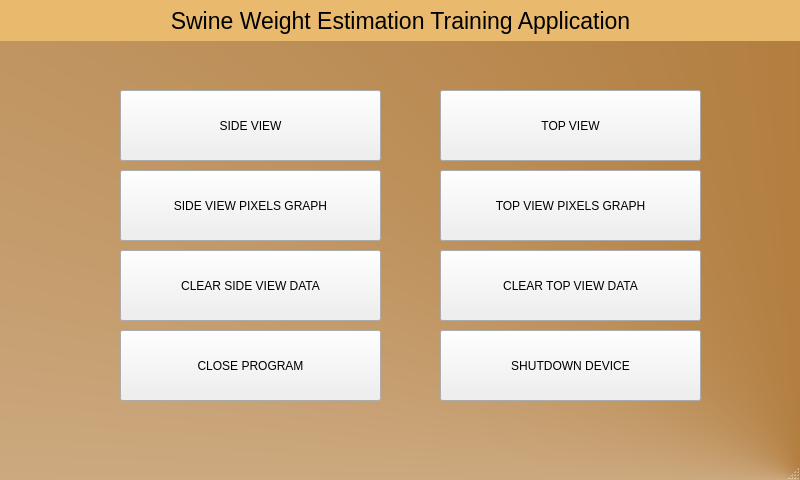
<?xml version="1.0" encoding="UTF-8"?>
<ui version="4.0">
 <class>MainWindow</class>
 <widget class="QMainWindow" name="MainWindow">
  <property name="geometry">
   <rect>
    <x>0</x>
    <y>0</y>
    <width>800</width>
    <height>480</height>
   </rect>
  </property>
  <property name="windowTitle">
   <string>MainWindow</string>
  </property>
  <property name="styleSheet">
   <string notr="true">#MainWindow
{
background-color: qconicalgradient(cx:1, cy:1, angle:0, stop:0 rgba(153, 83, 0, 255), stop:1 rgba(255, 255, 255, 255));
}</string>
  </property>
  <widget class="QWidget" name="centralwidget">
   <widget class="QLabel" name="label">
    <property name="geometry">
     <rect>
      <x>0</x>
      <y>0</y>
      <width>801</width>
      <height>41</height>
     </rect>
    </property>
    <property name="font">
     <font>
      <pointsize>17</pointsize>
     </font>
    </property>
    <property name="styleSheet">
     <string notr="true">background-color:  rgb(233, 185, 110)</string>
    </property>
    <property name="text">
     <string>Swine Weight Estimation Training Application</string>
    </property>
    <property name="alignment">
     <set>Qt::AlignCenter</set>
    </property>
   </widget>
   <widget class="QPushButton" name="svButton">
    <property name="geometry">
     <rect>
      <x>120</x>
      <y>90</y>
      <width>261</width>
      <height>71</height>
     </rect>
    </property>
    <property name="text">
     <string>SIDE VIEW</string>
    </property>
   </widget>
   <widget class="QPushButton" name="tvButton">
    <property name="geometry">
     <rect>
      <x>440</x>
      <y>90</y>
      <width>261</width>
      <height>71</height>
     </rect>
    </property>
    <property name="text">
     <string>TOP VIEW</string>
    </property>
   </widget>
   <widget class="QPushButton" name="closeButton">
    <property name="geometry">
     <rect>
      <x>120</x>
      <y>330</y>
      <width>261</width>
      <height>71</height>
     </rect>
    </property>
    <property name="text">
     <string>CLOSE PROGRAM</string>
    </property>
   </widget>
   <widget class="QPushButton" name="svpgButton">
    <property name="geometry">
     <rect>
      <x>120</x>
      <y>170</y>
      <width>261</width>
      <height>71</height>
     </rect>
    </property>
    <property name="text">
     <string>SIDE VIEW PIXELS GRAPH</string>
    </property>
   </widget>
   <widget class="QPushButton" name="tvpgButton">
    <property name="geometry">
     <rect>
      <x>440</x>
      <y>170</y>
      <width>261</width>
      <height>71</height>
     </rect>
    </property>
    <property name="text">
     <string>TOP VIEW PIXELS GRAPH</string>
    </property>
   </widget>
   <widget class="QPushButton" name="shutdownButton">
    <property name="geometry">
     <rect>
      <x>440</x>
      <y>330</y>
      <width>261</width>
      <height>71</height>
     </rect>
    </property>
    <property name="text">
     <string>SHUTDOWN DEVICE</string>
    </property>
   </widget>
   <widget class="QPushButton" name="clearSVButton">
    <property name="geometry">
     <rect>
      <x>120</x>
      <y>250</y>
      <width>261</width>
      <height>71</height>
     </rect>
    </property>
    <property name="text">
     <string>CLEAR SIDE VIEW DATA</string>
    </property>
   </widget>
   <widget class="QPushButton" name="clearTVButton">
    <property name="geometry">
     <rect>
      <x>440</x>
      <y>250</y>
      <width>261</width>
      <height>71</height>
     </rect>
    </property>
    <property name="text">
     <string>CLEAR TOP VIEW DATA</string>
    </property>
   </widget>
  </widget>
  <widget class="QMenuBar" name="menubar">
   <property name="geometry">
    <rect>
     <x>0</x>
     <y>0</y>
     <width>800</width>
     <height>21</height>
    </rect>
   </property>
  </widget>
  <widget class="QStatusBar" name="statusbar"/>
 </widget>
 <resources/>
 <connections/>
</ui>
